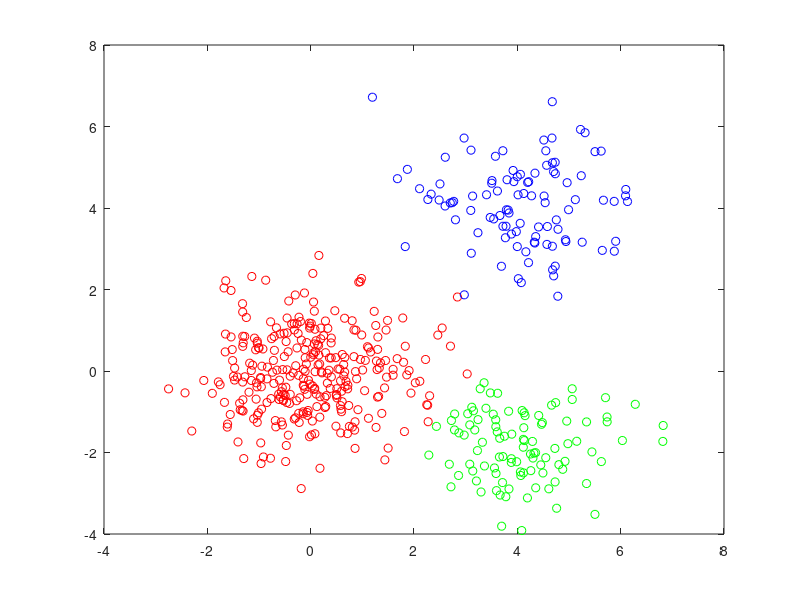

MATLAB code for this plot: (Note: this script raises an error after producing the figure.)
close all;
clear all;
%generate data
x1 = randn(1, 300);
y1 = randn(1, 300);
plot(x1, y1, 'ro');
hold on

x2 = randn(1, 100) + 4;
y2 = randn(1, 100) - 2;
plot(x2, y2, 'go');
hold on

x3 = randn(1, 100) + 4;
y3 = randn(1, 100) + 4;
plot(x3, y3, 'bo');

x = [x1 x2 x3];
y = [y1 y2 y3];
data = [x' y'];



X = data;
K = 3;
%gmm
[mu, sigma_, w] = gmm(X, K);
[maxm index] = max(w, [], 2);
color = ['r', 'g', 'b'];
figure;
for k = 1 : K
    xk = X(find(index == k), :);
    plot(xk(:,1), xk(:,2), [color(k) 'o']);
    hold on;
end

%kmeans
[mu, dis] = kmeans_(X, K);
[mini index] = min(dis, [], 2);
color = ['r', 'g', 'b'];
figure;
for k = 1 : K
    xk = X(find(index == k), :);
    plot(xk(:,1), xk(:,2), [color(k) 'o']);
    hold on;
end
